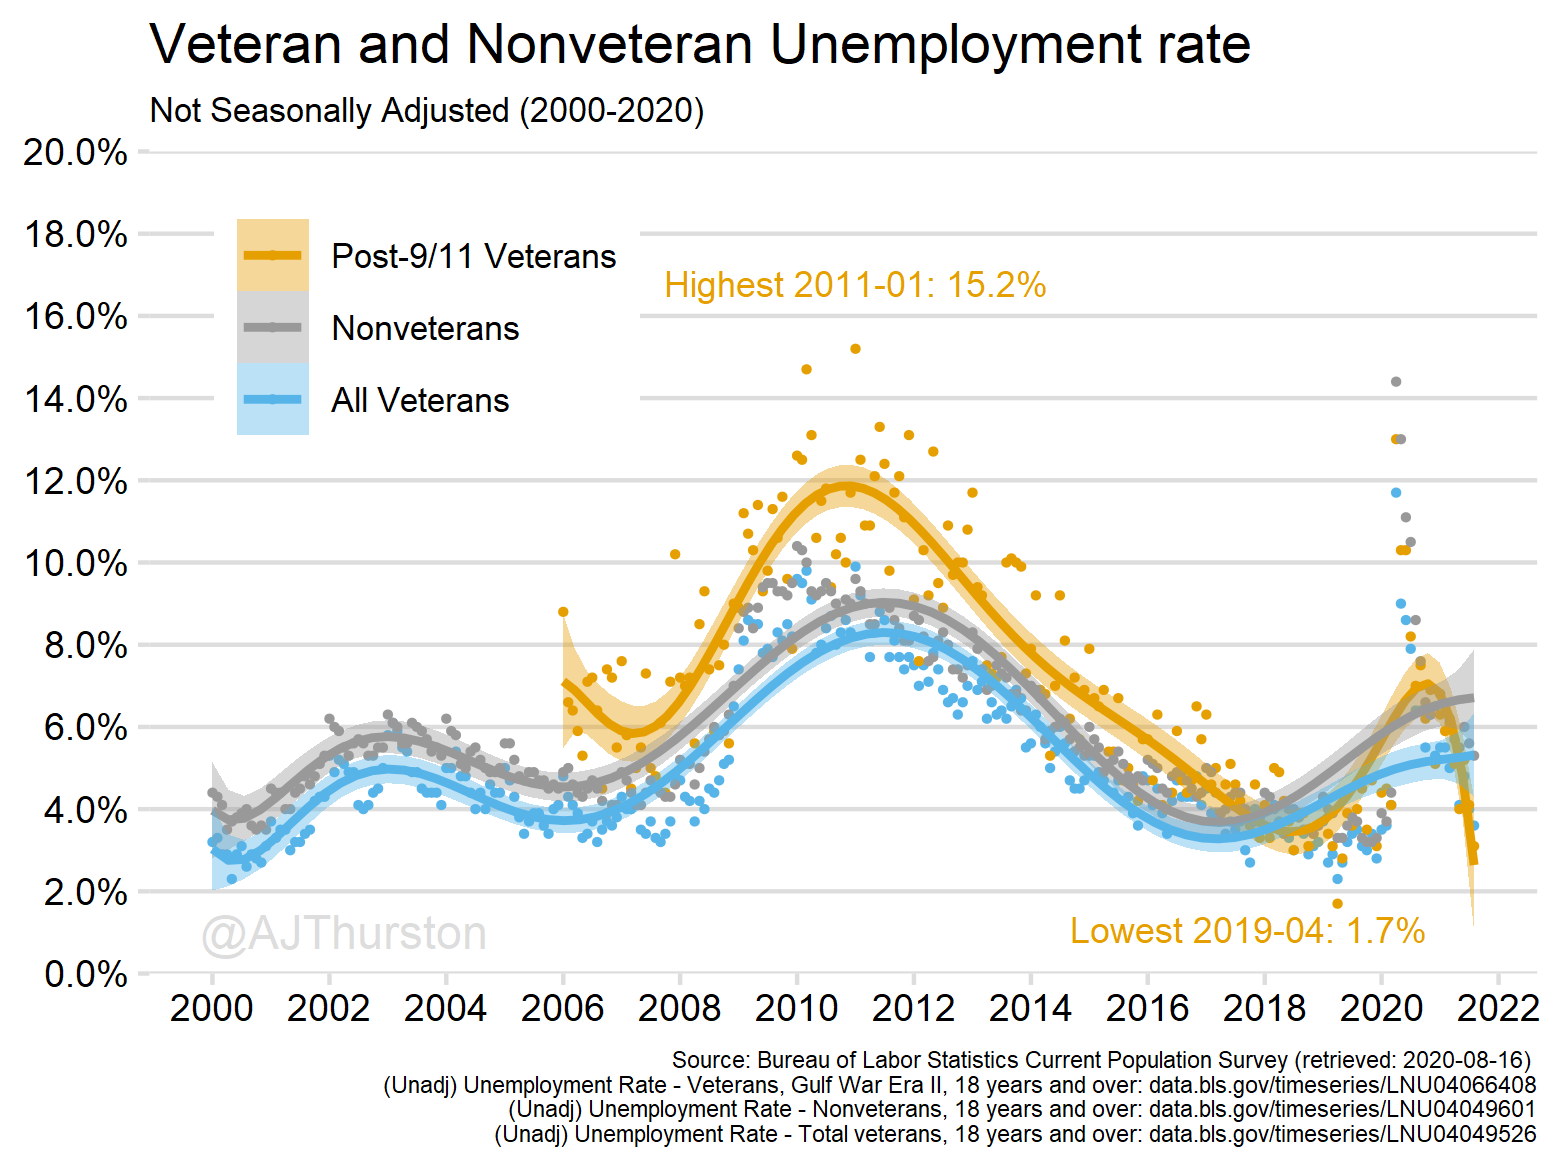

R code for this plot:
library(ggplot2)
library(jsonlite)
library(blsAPI)
library(tidyverse)
library(Cairo)
library(lubridate)
library(scales)
library(imager)
library(openxlsx)

setwd("C:\\Users\\Owner\\Documents\\GitHub\\veteranunemployment")

source("registrationkey.R")

# Import Data from BLS API
df.tmp1 <- blsAPI(list(
  'startyear' = 2000,
  'endyear' = 2010,
  'registrationKey'= apikey,
  'seriesid' = c('LNU04049526', 'LNU04066408','LNU04049601')
), 2, TRUE)

df.tmp2 <- blsAPI(list(
  'startyear' = 2011,
  'endyear' = 2020,
  'registrationKey'= apikey,
  'seriesid' = c('LNU04049526', 'LNU04066408','LNU04049601')
), 2, TRUE)

df.raw <- full_join(df.tmp1,df.tmp2)
rm(df.tmp1,df.tmp2)

# Separate out Monthly and Annual Datasets
df <- df.raw 

# Variable Recode ----
df$value <- as.numeric(df$value)/100
df$yearperiod <- paste0(df$year,df$period,"-01")
df$yearperiod <- gsub("M", "-", df$yearperiod)
df$yearperiod <- ymd(df$yearperiod)
df$vettype <- recode_factor(df$seriesID, 
                     "LNU04066408" = "Post-9/11 Veterans",
                     "LNU04049601" = "Nonveterans",
                     "LNU04049526" = "All Veterans", 
                      .ordered = TRUE)

# Min and Max Unemployment Values for Post-9/11 Veterans
min.p911 <- df %>%
  filter(vettype == 'Post-9/11 Veterans') %>%
  slice(which.min(value))

max.p911 <- df %>%
  filter(vettype == 'Post-9/11 Veterans') %>%
  slice(which.max(value))

min.lab <- paste0("Lowest ", substr(min.p911$yearperiod,1,7),": ", percent(min.p911$value, accuracy = .1))
max.lab <- paste0("Highest ", substr(max.p911$yearperiod,1,7),": ", percent(max.p911$value, accuracy = .1))

# Color palette for veteran and nonveteran groups ---
palette <- c("Post-9/11 Veterans" = "#E69F00", 
             "Nonveterans" = "#999999",
             "All Veterans" = "#56B4E9"
             )

# Plotting in ggplot ---
p <- ggplot(df, aes(x=yearperiod, y=value, group=vettype))
p <- p + annotate("text", x = as.Date("2002-04-01"), y = .01, label = "@AJThurston", color = "#DDDDDD", size = 4)
p <- p + annotate("text", x = as.Date("2019-04-01"), y = .017, label = min.lab, color = "#E69F00", vjust = 1.5, hjust = .75, size = 3)
p <- p + annotate("text", x = as.Date("2011-01-01"), y = .152, label = max.lab, color = "#E69F00", vjust = -2, size = 3)
p <- p + labs(title = "Veteran and Nonveteran Unemployment rate",
              subtitle = "Not Seasonally Adjusted (2000-2020)", 
              caption = "Source: Bureau of Labor Statistics Current Population Survey (retrieved: 2020-08-16) 
           (Unadj) Unemployment Rate - Veterans, Gulf War Era II, 18 years and over: data.bls.gov/timeseries/LNU04066408
           (Unadj) Unemployment Rate - Nonveterans, 18 years and over: data.bls.gov/timeseries/LNU04049601
           (Unadj) Unemployment Rate - Total veterans, 18 years and over: data.bls.gov/timeseries/LNU04049526")
p <- p + geom_point(aes(color=vettype), size = .5)
p <- p + stat_smooth(aes(color=vettype, fill = vettype), method = "lm", formula = y ~ poly(x, 8), se = TRUE)
p <- p + scale_y_continuous(labels = scales::percent, expand = c(0,0), limits = c(0,.2), breaks = seq(.00,.20,.02))
p <- p + scale_x_date(limits = c(min(df$yearperiod),max(df$yearperiod)), date_breaks = "2 year", date_labels = "%Y")
p <- p + scale_colour_manual(values = palette)
p <- p + scale_fill_manual(values = palette)
p <- p + theme(
  panel.background = element_blank(),
  panel.grid.major.y = element_line(color = "#DDDDDD"),
  panel.grid.major.x = element_blank(),
  axis.ticks = element_line(color = "#DDDDDD"),
  axis.title.x = element_blank(),
  axis.title.y = element_blank(),
  legend.key=element_blank(),
  legend.title = element_blank(),
  legend.position = c(.2,.8),
  legend.text=element_text(size=rel(.75)),
  axis.text.x = element_text(color = "#000000"),
  axis.text.y = element_text(color = "#000000"),
  plot.caption = element_text(size = rel(.50)),
  plot.subtitle = element_text(size = rel(.75))
)

# ggsave as Cairo-png for anti-aliased raster ----
ggsave("C:\\Users\\Owner\\Documents\\GitHub\\veteranunemployment\\veteranunemployment.png", 
       plot = p,
       scale = .65,
       width = 8,
       height = 6,
       units = "in",
       dpi = 300,
       type = "cairo-png")

# View raster image in Rstudio using imager package ---
par(mar=c(0,0,0,0))
plot(load.image("veteranunemployment.png"))
